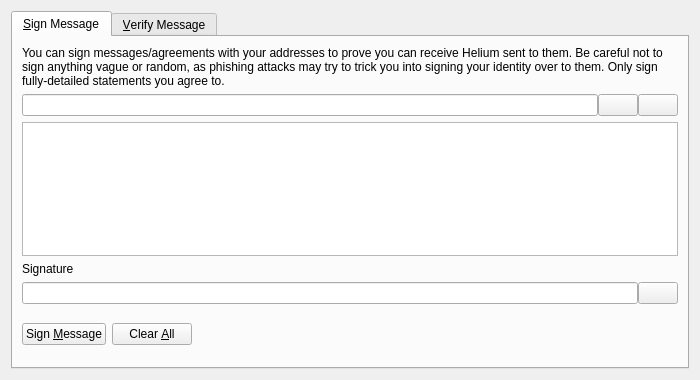
<?xml version="1.0" encoding="UTF-8"?>
<ui version="4.0">
 <class>SignVerifyMessageDialog</class>
 <widget class="QDialog" name="SignVerifyMessageDialog">
  <property name="geometry">
   <rect>
    <x>0</x>
    <y>0</y>
    <width>700</width>
    <height>380</height>
   </rect>
  </property>
  <property name="windowTitle">
   <string>Signatures - Sign / Verify a Message</string>
  </property>
  <property name="modal">
   <bool>true</bool>
  </property>
  <layout class="QVBoxLayout" name="verticalLayout">
   <item>
    <widget class="QTabWidget" name="tabWidget">
     <property name="currentIndex">
      <number>0</number>
     </property>
     <widget class="QWidget" name="tabSignMessage">
      <attribute name="title">
       <string>&amp;Sign Message</string>
      </attribute>
      <layout class="QVBoxLayout" name="verticalLayout_SM">
       <item>
        <widget class="QLabel" name="infoLabel_SM">
         <property name="text">
          <string>You can sign messages/agreements with your addresses to prove you can receive Helium sent to them. Be careful not to sign anything vague or random, as phishing attacks may try to trick you into signing your identity over to them. Only sign fully-detailed statements you agree to.</string>
         </property>
         <property name="textFormat">
          <enum>Qt::PlainText</enum>
         </property>
         <property name="wordWrap">
          <bool>true</bool>
         </property>
        </widget>
       </item>
       <item>
        <layout class="QHBoxLayout" name="horizontalLayout_1_SM">
         <property name="spacing">
          <number>0</number>
         </property>
         <item>
          <widget class="QValidatedLineEdit" name="addressIn_SM">
           <property name="toolTip">
            <string>The Helium address to sign the message with</string>
           </property>
          </widget>
         </item>
         <item>
          <widget class="QPushButton" name="addressBookButton_SM">
           <property name="toolTip">
            <string>Choose previously used address</string>
           </property>
           <property name="text">
            <string/>
           </property>
           <property name="shortcut">
            <string>Alt+A</string>
           </property>
           <property name="autoDefault">
            <bool>false</bool>
           </property>
          </widget>
         </item>
         <item>
          <widget class="QPushButton" name="pasteButton_SM">
           <property name="toolTip">
            <string>Paste address from clipboard</string>
           </property>
           <property name="text">
            <string/>
           </property>
           <property name="shortcut">
            <string>Alt+P</string>
           </property>
           <property name="autoDefault">
            <bool>false</bool>
           </property>
          </widget>
         </item>
        </layout>
       </item>
       <item>
        <widget class="QPlainTextEdit" name="messageIn_SM">
         <property name="toolTip">
          <string>Enter the message you want to sign here</string>
         </property>
        </widget>
       </item>
       <item>
        <widget class="QLabel" name="signatureLabel_SM">
         <property name="text">
          <string>Signature</string>
         </property>
         <property name="textFormat">
          <enum>Qt::PlainText</enum>
         </property>
        </widget>
       </item>
       <item>
        <layout class="QHBoxLayout" name="horizontalLayout_2_SM">
         <property name="spacing">
          <number>0</number>
         </property>
         <item>
          <widget class="QLineEdit" name="signatureOut_SM">
           <property name="font">
            <font>
             <italic>true</italic>
            </font>
           </property>
           <property name="readOnly">
            <bool>true</bool>
           </property>
          </widget>
         </item>
         <item>
          <widget class="QPushButton" name="copySignatureButton_SM">
           <property name="toolTip">
            <string>Copy the current signature to the system clipboard</string>
           </property>
           <property name="text">
            <string/>
           </property>
           <property name="autoDefault">
            <bool>false</bool>
           </property>
          </widget>
         </item>
        </layout>
       </item>
       <item>
        <layout class="QHBoxLayout" name="horizontalLayout_3_SM">
         <item>
          <widget class="QPushButton" name="signMessageButton_SM">
           <property name="toolTip">
            <string>Sign the message to prove you own this Helium address</string>
           </property>
           <property name="text">
            <string>Sign &amp;Message</string>
           </property>
           <property name="autoDefault">
            <bool>false</bool>
           </property>
          </widget>
         </item>
         <item>
          <widget class="QPushButton" name="clearButton_SM">
           <property name="toolTip">
            <string>Reset all sign message fields</string>
           </property>
           <property name="text">
            <string>Clear &amp;All</string>
           </property>
           <property name="autoDefault">
            <bool>false</bool>
           </property>
          </widget>
         </item>
         <item>
          <spacer name="horizontalSpacer_1_SM">
           <property name="orientation">
            <enum>Qt::Horizontal</enum>
           </property>
           <property name="sizeHint" stdset="0">
            <size>
             <width>40</width>
             <height>48</height>
            </size>
           </property>
          </spacer>
         </item>
         <item>
          <widget class="QLabel" name="statusLabel_SM">
           <property name="font">
            <font>
             <weight>75</weight>
             <bold>true</bold>
            </font>
           </property>
           <property name="text">
            <string/>
           </property>
           <property name="wordWrap">
            <bool>true</bool>
           </property>
          </widget>
         </item>
         <item>
          <spacer name="horizontalSpacer_2_SM">
           <property name="orientation">
            <enum>Qt::Horizontal</enum>
           </property>
           <property name="sizeHint" stdset="0">
            <size>
             <width>40</width>
             <height>48</height>
            </size>
           </property>
          </spacer>
         </item>
        </layout>
       </item>
      </layout>
     </widget>
     <widget class="QWidget" name="tabVerifyMessage">
      <attribute name="title">
       <string>&amp;Verify Message</string>
      </attribute>
      <layout class="QVBoxLayout" name="verticalLayout_VM">
       <item>
        <widget class="QLabel" name="infoLabel_VM">
         <property name="text">
          <string>Enter the receiver's address, message (ensure you copy line breaks, spaces, tabs, etc. exactly) and signature below to verify the message. Be careful not to read more into the signature than what is in the signed message itself, to avoid being tricked by a man-in-the-middle attack. Note that this only proves the signing party receives with the address, it cannot prove sendership of any transaction!</string>
         </property>
         <property name="textFormat">
          <enum>Qt::PlainText</enum>
         </property>
         <property name="alignment">
          <set>Qt::AlignLeading|Qt::AlignLeft|Qt::AlignTop</set>
         </property>
         <property name="wordWrap">
          <bool>true</bool>
         </property>
        </widget>
       </item>
       <item>
        <layout class="QHBoxLayout" name="horizontalLayout_1_VM">
         <property name="spacing">
          <number>0</number>
         </property>
         <item>
          <widget class="QValidatedLineEdit" name="addressIn_VM">
           <property name="toolTip">
            <string>The Helium address the message was signed with</string>
           </property>
          </widget>
         </item>
         <item>
          <widget class="QPushButton" name="addressBookButton_VM">
           <property name="toolTip">
            <string>Choose previously used address</string>
           </property>
           <property name="text">
            <string/>
           </property>
           <property name="shortcut">
            <string>Alt+A</string>
           </property>
           <property name="autoDefault">
            <bool>false</bool>
           </property>
          </widget>
         </item>
        </layout>
       </item>
       <item>
        <widget class="QPlainTextEdit" name="messageIn_VM"/>
       </item>
       <item>
        <widget class="QValidatedLineEdit" name="signatureIn_VM"/>
       </item>
       <item>
        <layout class="QHBoxLayout" name="horizontalLayout_2_VM">
         <item>
          <widget class="QPushButton" name="verifyMessageButton_VM">
           <property name="toolTip">
            <string>Verify the message to ensure it was signed with the specified Helium address</string>
           </property>
           <property name="text">
            <string>Verify &amp;Message</string>
           </property>
           <property name="autoDefault">
            <bool>false</bool>
           </property>
          </widget>
         </item>
         <item>
          <widget class="QPushButton" name="clearButton_VM">
           <property name="toolTip">
            <string>Reset all verify message fields</string>
           </property>
           <property name="text">
            <string>Clear &amp;All</string>
           </property>
           <property name="autoDefault">
            <bool>false</bool>
           </property>
          </widget>
         </item>
         <item>
          <spacer name="horizontalSpacer_1_VM">
           <property name="orientation">
            <enum>Qt::Horizontal</enum>
           </property>
           <property name="sizeHint" stdset="0">
            <size>
             <width>40</width>
             <height>48</height>
            </size>
           </property>
          </spacer>
         </item>
         <item>
          <widget class="QLabel" name="statusLabel_VM">
           <property name="font">
            <font>
             <weight>75</weight>
             <bold>true</bold>
            </font>
           </property>
           <property name="text">
            <string/>
           </property>
           <property name="wordWrap">
            <bool>true</bool>
           </property>
          </widget>
         </item>
         <item>
          <spacer name="horizontalSpacer_2_VM">
           <property name="orientation">
            <enum>Qt::Horizontal</enum>
           </property>
           <property name="sizeHint" stdset="0">
            <size>
             <width>40</width>
             <height>48</height>
            </size>
           </property>
          </spacer>
         </item>
        </layout>
       </item>
      </layout>
     </widget>
    </widget>
   </item>
  </layout>
 </widget>
 <customwidgets>
  <customwidget>
   <class>QValidatedLineEdit</class>
   <extends>QLineEdit</extends>
   <header>qvalidatedlineedit.h</header>
  </customwidget>
 </customwidgets>
 <resources>
  <include location="../helium.qrc"/>
 </resources>
 <connections/>
</ui>
